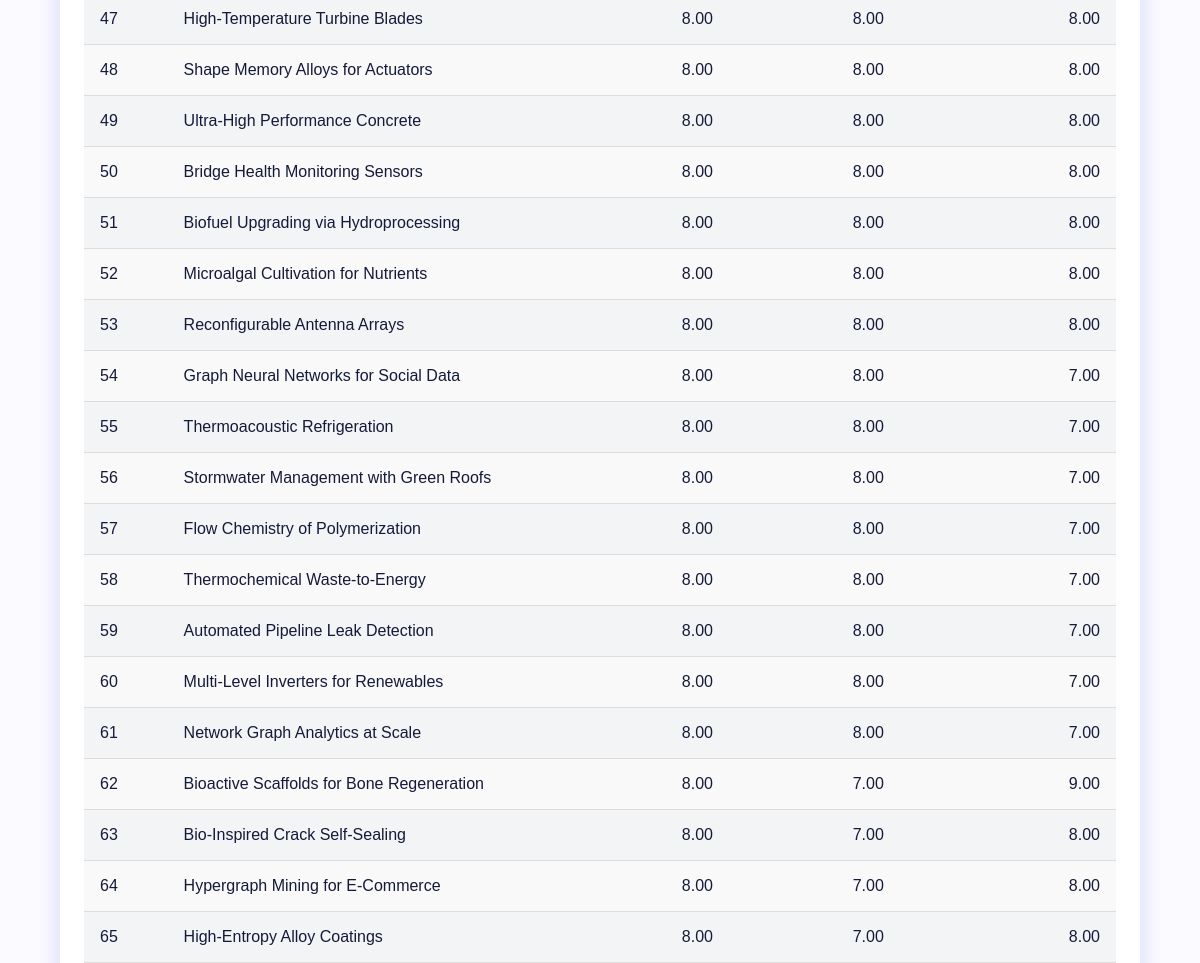
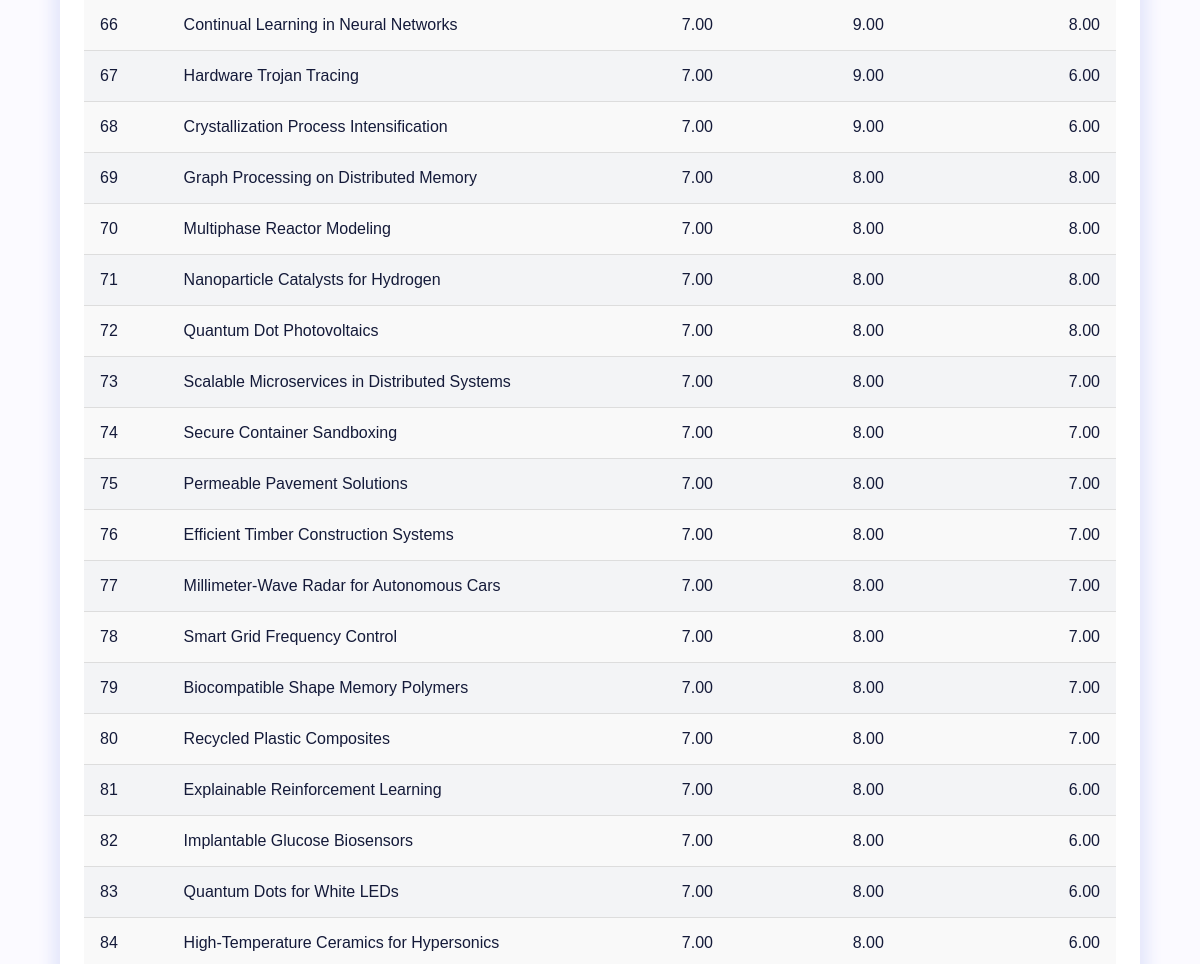
/ranking/ (middle part), run on an earlier commit of the app's database (2 pictures, top to bottom).
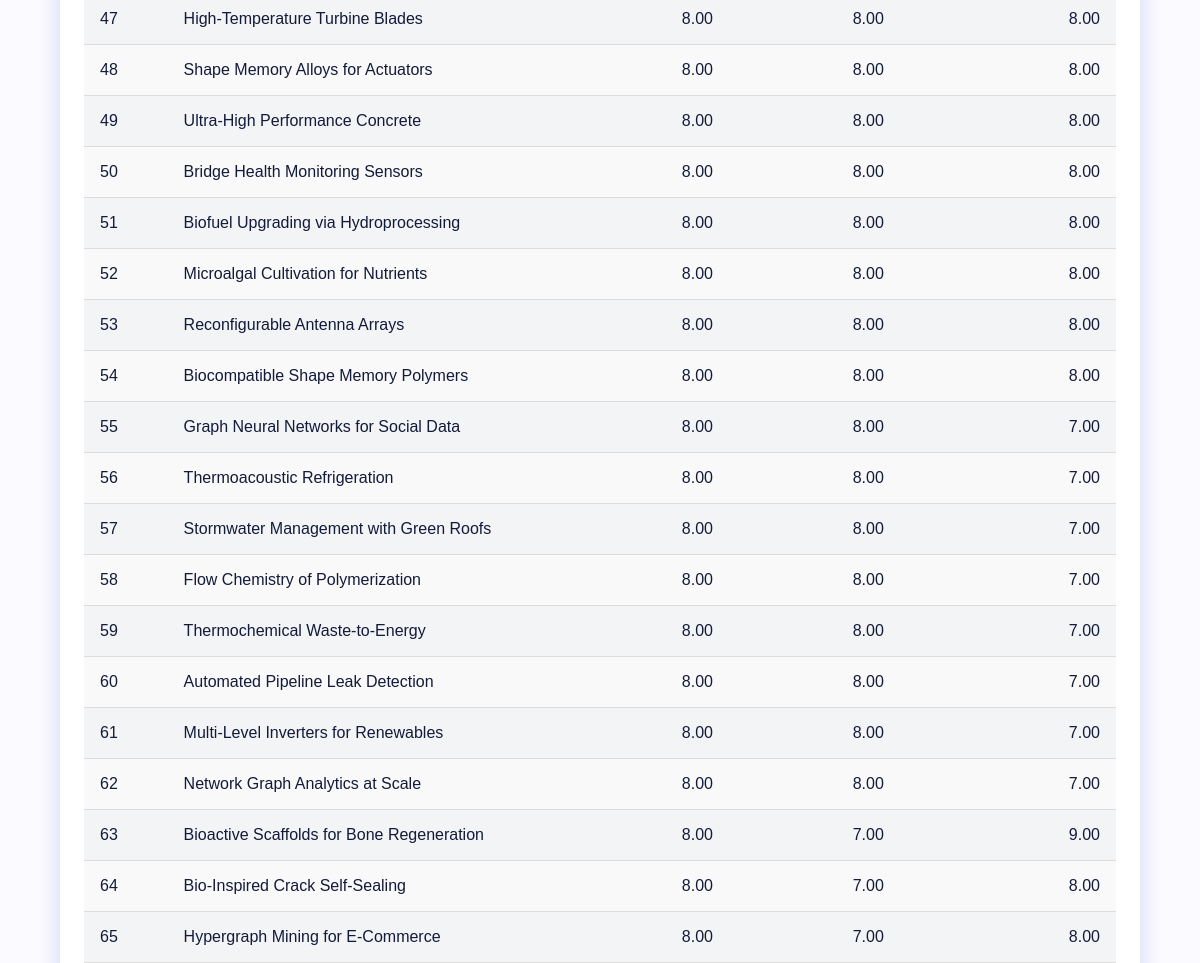
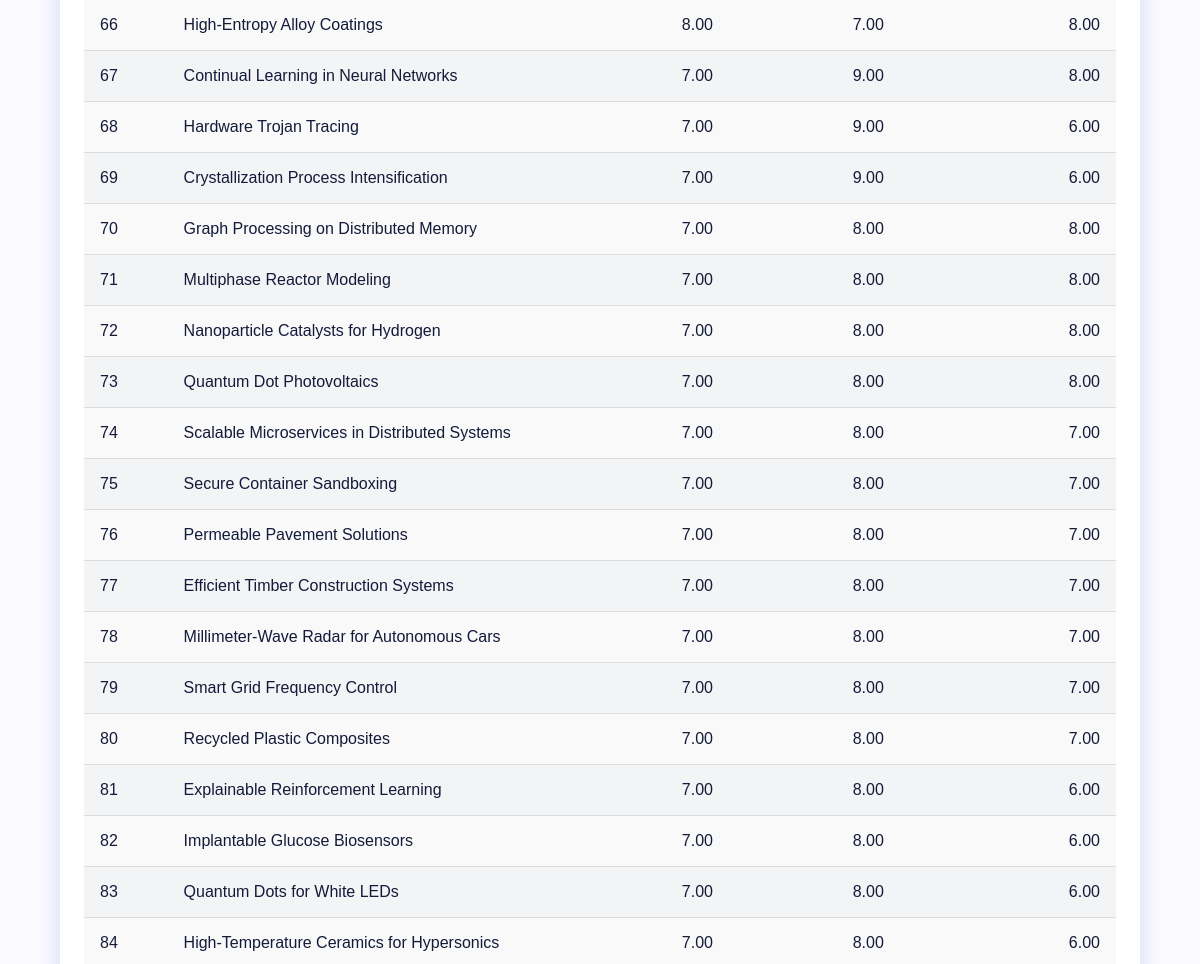
And on a later commit of the database (2 pictures, top to bottom).
### poster_assignment/models.py (models this page shows, shortened)
class Poster(models.Model):
    title = models.CharField(max_length=200)
    abstract = models.TextField()
    advisor_first_name = models.CharField(max_length=50)
    advisor_last_name = models.CharField(max_length=50)
    program = models.CharField(max_length=100)
    assigned_judge_1 = models.CharField(max_length=200, blank=True, null=True)
    assigned_judge_2 = models.CharField(max_length=200, blank=True, null=True)
    judge_1_innovation = models.IntegerField(blank=True, null=True)
    judge_1_implementation = models.IntegerField(blank=True, null=True)
    judge_1_creativity = models.IntegerField(blank=True, null=True)
    judge_2_innovation = models.IntegerField(blank=True, null=True)
    judge_2_implementation = models.IntegerField(blank=True, null=True)
    judge_2_creativity = models.IntegerField(blank=True, null=True)

### poster_assignment/views.py (the view)
# urls.py: path("ranking/", ranking, name="ranking"),
def ranking(request):
    posters = Poster.objects.annotate(
        total_score=(
            Coalesce(F('judge_1_innovation'), Value(0)) +
            Coalesce(F('judge_1_implementation'), Value(0)) +
            Coalesce(F('judge_1_creativity'), Value(0)) +
            Coalesce(F('judge_2_innovation'), Value(0)) +
            Coalesce(F('judge_2_implementation'), Value(0)) +
            Coalesce(F('judge_2_creativity'), Value(0))
        ) / 6,
        innovation_avg=(
            Coalesce(F('judge_1_innovation'), Value(0)) +
            Coalesce(F('judge_2_innovation'), Value(0))
        ) / 2,
        implementation_avg=(
            Coalesce(F('judge_1_implementation'), Value(0)) +
            Coalesce(F('judge_2_implementation'), Value(0))
        ) / 2
    ).order_by('-total_score', '-innovation_avg', '-implementation_avg')  # Sorting logic
    top_posters = posters[:]
    return render(request, 'ranking.html', {'projects': top_posters})

### poster_assignment/templates/ranking.html (shortened to what this page needs)
{% load static %}
<!DOCTYPE html>
<html lang="en">
<head>
    <link rel="stylesheet" href="{% static 'css/leaderboard.css' %}">
</head>
<body>
    <main>
        <div id="leaderboard">
            <table>
                <tbody>
                    {% for project in projects %}
                    <tr>
                        <td>{{ forloop.counter }}</td>
                        <td>{{ project.title }}</td>
                        <td>{{ project.total_score|floatformat:2 }}</td>
                        <td>{{ project.innovation_avg|floatformat:2 }}</td>
                        <td>{{ project.implementation_avg|floatformat:2 }}</td>
                    </tr>
                    {% endfor %}
                </tbody>
            </table>
        </div>
    </main>
</body>
</html>

### poster_assignment/static/css/leaderboard.css (style rules this page uses)
* { font-size: 100%; box-sizing: border-box; margin: 0; padding: 0; }
body { height: 100%; width: 100%; min-height: 100vh; background-color: #fbfaff; display: flex; align-items: center; justify-content: center; }
main { width: 90%; max-width: 1200px; background-color: #ffffff; box-shadow: 0px 5px 15px 8px #e4e7fb; padding: 1.5rem; border-radius: 0.5rem; }
table { width: 100%; border-collapse: collapse; table-layout: auto; color: #141a39; }
tbody tr:nth-child(odd) { background-color: #f3f4f6; }
#leaderboard { margin-top: 1rem; }

What changed in the data, as far as the page shows it:
changed Poster "Biocompatible Shape Memory Polymers": total_score "7.00" → "8.00"; implementation_avg "7.00" → "8.00"; moves up the list
